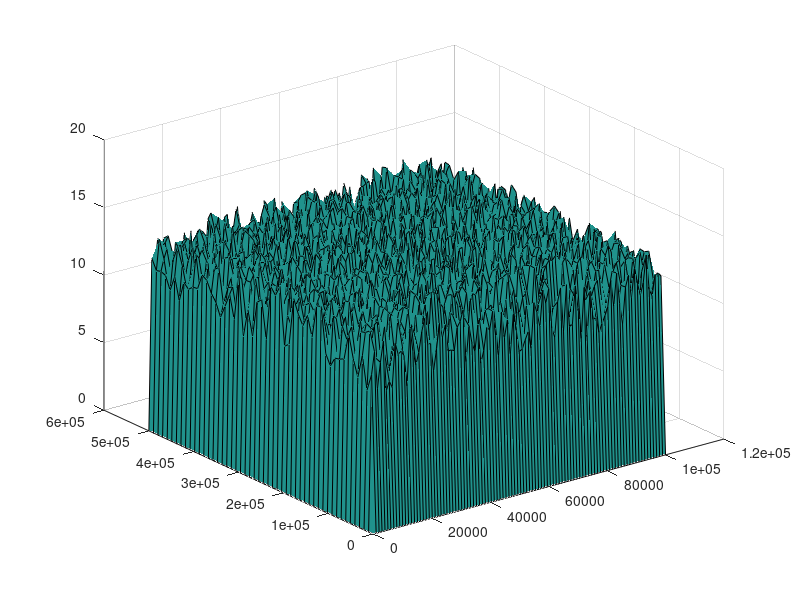

This chart was generated by the following MATLAB code:
%% simple spatially variable diffusion test
clear all
close all


x=linspace(0,100000,100);
y=linspace(0,500000,50);

[xi, yi]=meshgrid(x,y);
bi=zeros(length(y),length(x));
bi(xi==0 | yi==0 | xi==200000 | yi==100000)=2;


xi=xi+rand([length(y),length(x)]);
yi=yi+rand([length(y),length(x)]);




zi=zeros(length(y),length(x))+10+(5.*rand(length(y),length(x)));
zi(bi==2)=0;


kd=zeros(length(y),length(x));
kd2=zeros(length(y),length(x))+1;
kd3=kd2+1;


depths=kd-70000;
depths2=kd-10000000;
depths3=depths2-30000

zi(xi>25000 & xi<75000 & yi>25000 & yi<75000)=10;
zi(xi>125000 & xi<175000 & yi>25000 & yi<75000)=10;


% 
% kd(xi>=100000)=0;
% kd2(xi<100000)=1;

surf(xi,yi,zi,kd)%, 'edgecolor','none')
xx=xi(:);
yy=yi(:);
zz=zi(:);
bb=bi(:);
kdd=kd(:);
dpdd=depths(:);
kdd2=kd2(:);
dpdd2=depths2(:);
kdd3=kd3(:);
dpdd3=depths3(:);

m=[xx yy zz bb kdd dpdd kdd2 dpdd2 kdd3 dpdd3];
gg=sortrows(m,[4 1 2]);
x2=gg(:,1);
y2=gg(:,2);
z2=gg(:,3);
b2=gg(:,4);
kd2=gg(:,5);
dpdd2=gg(:,6);
kd2_2=gg(:,7);
dpdd2_2=gg(:,8);

kd3_2=gg(:,9);
dpdd3_2=gg(:,10);


  fid=fopen('simplediff_test.pts', 'wt');
     fprintf(fid, '%i\n', size(x2,1));
  for i=1:size(x2)
     fprintf(fid,'%-f %f %f %i\n',x2(i)./2,y2(i)./2,z2(i),b2(i));
  end
  
  fclose(fid)  

  fid=fopen('kdunits', 'wt');
     
  for i=1:size(x2)
      kd2(i)
      kd(i)
     fprintf(fid,'%i %i\n',kd2(i), kd2_2(i), kd3_2(i));
  end
  
  fclose(fid)  
  
    fid=fopen('unitdepths', 'wt');
     
  for i=1:size(x2)
     fprintf(fid,'%f %f\n',dpdd2(i), dpdd2_2(i), dpdd3_2(i));
  end
  
  fclose(fid)  
  
  
  units=[0 1];
  kdvals=[0.0000001 0.00000001];
  kbvals=[0.000005 0.00001 0.000005];
  sedrockflag=[1 1];
  Dgrade=[1 1];
    fid=fopen('kdtable', 'wt');
     
  for i=1:length(units)
     fprintf(fid,'%f %f %i %f\n',kdvals(i), kbvals(i), sedrockflag(i), Dgrade(i));
  end
  
  fclose(fid)  